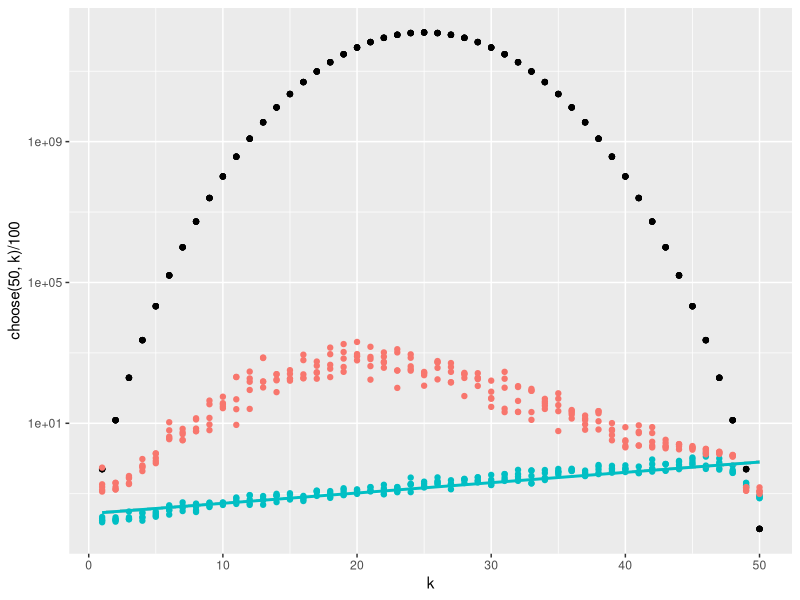

Write the R code that produced this figure.
## ---- chunk 1
library(tidyverse)
df = read.csv('linear_rho-0.2_snr-6_timelimit-3600_complete-sparsity.csv')
df = as_tibble(df)
## ---- chunk 2
df %>% 
    filter(p==50,n==50) %>% 
    ggplot() +
    scale_y_log10() +
    geom_point(aes(k,choose(50,k)/100))+
    geom_point(aes(k,autodiff_time), color='#00BFC4') +
    geom_point(aes(k,gurobi_time), color='#F8766D') +
    geom_smooth(aes(k,autodiff_time), method = 'lm', formula = y ~ x, color='#00BFC4')
